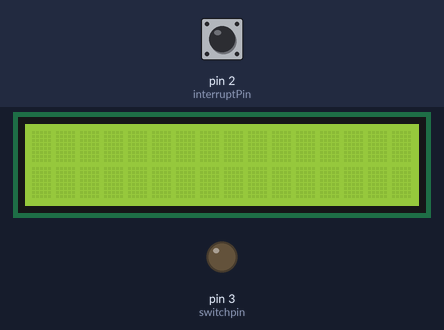
Simulated run of this sketch. Board: Arduino Uno, built with avr-gcc and run on an emulated ATmega328P. On the bench: 16×2 character LCD, output pins drawn as LEDs (lit = HIGH). The test bench sets the inputs (shaded band); at power-on: pin 2 (interruptPin) LOW. What the sketch prints to the serial monitor is not drawn.

Above: at 1.2 s.
1.3 s: pin 2 (interruptPin) pulled HIGH for 0.15 s
At 2.5 s:
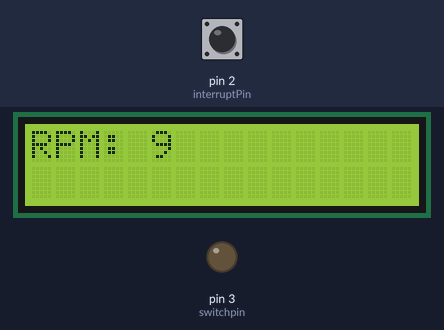
2.9 s: pin 2 (interruptPin) pulled HIGH for 1 s
At 3.8 s:
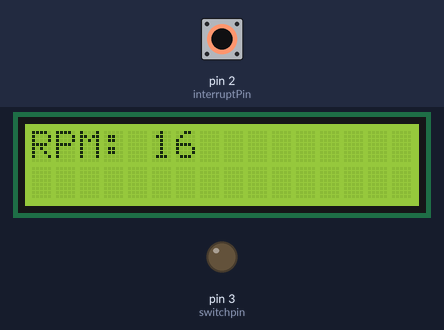
5.4 s: pin 2 (interruptPin) pulled HIGH for 0.15 s
At 5.7 s:
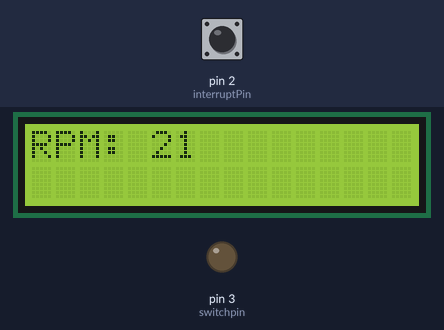
7.0 s: pin 2 (interruptPin) pulled HIGH for 1 s
At 8.2 s:
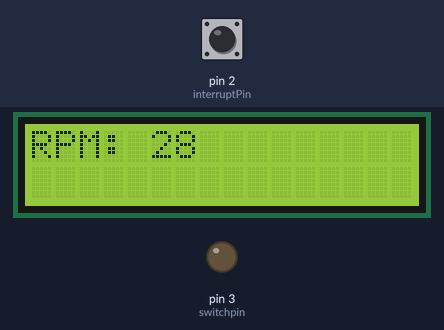
Timing chart, 0 to 10.0 s (numbered marks = the images above; inputs shaded):
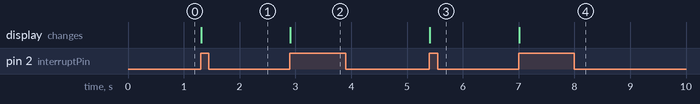

The sketch:

sketch_jan7a.ino
```cpp
#include <LiquidCrystal_I2C.h>
#include <Wire.h>

LiquidCrystal_I2C lcd(0x27, 16, 2);


const byte interruptPin = 2;
bool val;
const byte switchpin = 3;
volatile int rev = 0;
unsigned long timer = 0;
unsigned long time_taken = 0;
long rpm = 0;
bool flag = 0;
const int N = 5; // Number of values to keep for rolling average
unsigned long rev_times[N];
int index = 0;

void setup() {
  pinMode(interruptPin, INPUT);
  pinMode(switchpin, OUTPUT);
  Serial.begin(9600);
  attachInterrupt(digitalPinToInterrupt(interruptPin), revcounter, RISING);
  timer = millis();
  lcd.init();
  lcd.backlight();
}

void loop() {

  if (rev >= 1) {
    // disable interrupts
    detachInterrupt(digitalPinToInterrupt(interruptPin));
    time_taken = micros() - timer;
    Serial.println(time_taken);
    rpm = (60000000) / time_taken;
    timer = micros();
    rev_times[index] = rpm;
    index = (index + 1) % N;
    rpm = average(rev_times, N);
    Serial.println(rpm);
    if (rpm >= 400) {
      digitalWrite(switchpin, HIGH);
    }
    else {
      digitalWrite(switchpin, LOW);
    }
    rev = 0;
    lcd.clear();
    lcd.setCursor(0, 0);
    lcd.print("RPM: ");
    lcd.print(rpm);
    // enable interrupts
    attachInterrupt(digitalPinToInterrupt(interruptPin), revcounter, RISING);
  }
}

// Function to calculate average of an array
unsigned long average(unsigned long* arr, int length) {
  unsigned long sum = 0;
  for (int i = 0; i < length; i++) {
    sum += arr[i];
  }
  return sum / length;
}

void revcounter() {
  // Software debouncing
  static unsigned long last_interrupt_time = 0;
  unsigned long interrupt_time = micros();
  if (interrupt_time - last_interrupt_time > 10000) { // Ignore interrupts closer than 1000 microseconds
    rev++;
  }
  last_interrupt_time = interrupt_time;
}
```

Measured:
- after the input at 1.3 s, the display: changes at once (image 1)
- after the input at 2.9 s, the display: changes at once (image 2)
- after the input at 5.4 s, the display: changes at once (image 3)
- after the input at 7.0 s, the display: changes at once (image 4)
